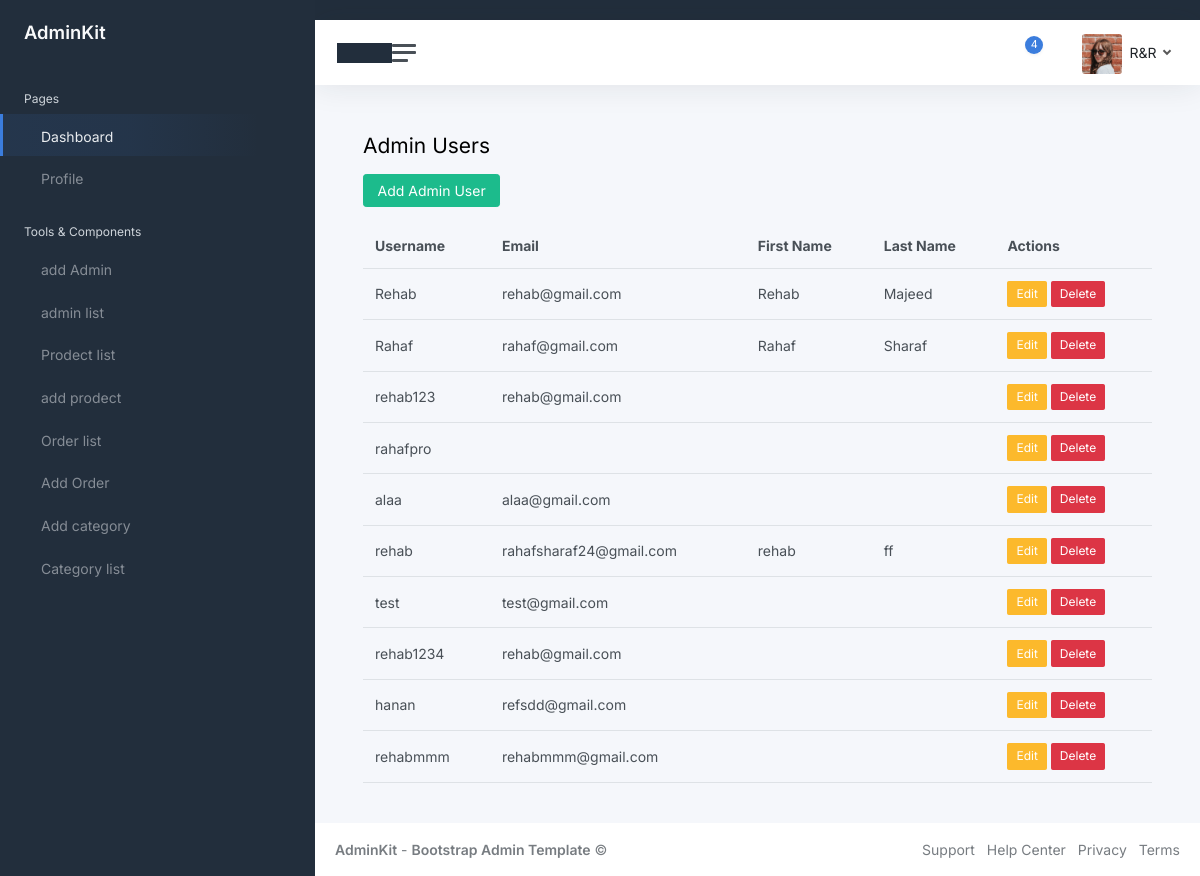
The app's page /dashboard/admin_user_list/ with its own data.
### firstapp/models.py (models this page shows, shortened)
class AdminUser(AbstractUser):
    admin_key = models.CharField(max_length=50, blank=True, null=True)

### firstapp/views.py (the view)
# urls.py: path('dashboard/admin_user_list/', views.admin_user_list, name='admin_user_list'),
def admin_user_list(request):
    users = AdminUser.objects.all()
    return render(request, 'dashboard/admin_user_list.html', {'users': users})

### firstapp/templates/dashboard/admin_user_list.html
{% extends 'dashboard/base.html' %}
{% load static %}
{% block content %}
<main class="content">
    <h1 class="h3 mb-3">Admin Users</h1>
    <a href="{% url 'add_admin_user' %}" class="btn btn-success mb-3">Add Admin User</a>
    <table class="table table-hover">
        <thead>
            <tr>
                <th>Username</th>
                <th>Email</th>
                <th>First Name</th>
                <th>Last Name</th>
                <th>Actions</th>
            </tr>
        </thead>
        <tbody>
            {% for user in users %}
            <tr>
                <td>{{ user.username }}</td>
                <td>{{ user.email }}</td>
                <td>{{ user.first_name }}</td>
                <td>{{ user.last_name }}</td>
                <td>
                    <a href="{% url 'update_admin_user' user.id %}" class="btn btn-sm btn-warning">Edit</a>
                    <a href="{% url 'delete_admin_user' user.id %}" class="btn btn-sm btn-danger">Delete</a>
                </td>
            </tr>
            {% empty %}
            <tr>
                <td colspan="5" class="text-center">No admin users found.</td>
            </tr>
            {% endfor %}
        </tbody>
    </table>
</main>
{% endblock content %}

### records on screen
AdminUser: username "Rehab", email "rehab@gmail.com", first_name "Rehab", last_name "Majeed"
AdminUser: username "Rahaf", email "rahaf@gmail.com", first_name "Rahaf", last_name "Sharaf"
AdminUser: username "rehab123", email "rehab@gmail.com"
AdminUser: username "rahafpro"
AdminUser: username "alaa", email "alaa@gmail.com"
AdminUser: username "rehab", email "rahafsharaf24@gmail.com", first_name "rehab", last_name "ff"
AdminUser: username "test", email "test@gmail.com"
AdminUser: username "rehab1234", email "rehab@gmail.com"
AdminUser: username "hanan", email "refsdd@gmail.com"
AdminUser: username "rehabmmm", email "rehabmmm@gmail.com"
